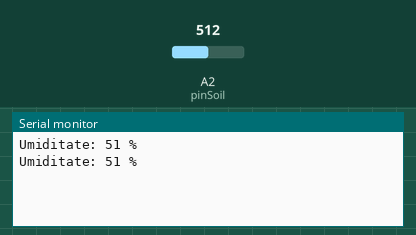
A sketch run on a simulated Arduino Uno, built with avr-gcc and run on an emulated ATmega328P. Shown: the last lines printed to the serial monitor. The test bench sets the inputs (shaded band); at power-on: A2 (pinSoil) = 512.

Above: at 1.8 s.
1.9 s: A2 (pinSoil) set to 716
At 2.8 s:
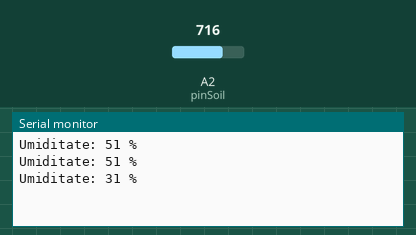
3.4 s: A2 (pinSoil) set to 900
At 4.6 s:
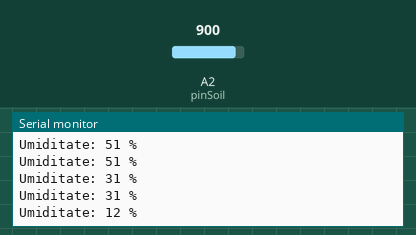
Timing chart, 0 to 6.4 s (numbered marks = the images above; inputs shaded):
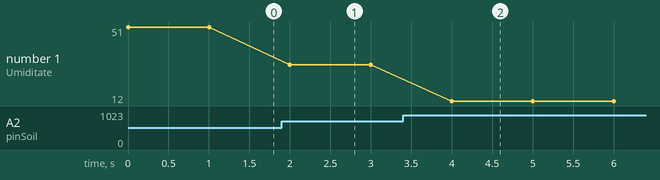

The sketch:

m19_SoilHumidityAnalog.ino
```cpp
int pinSoil  = A2;
float sensorValue = 0;
float valMin = 37; // se va schimba in etapa de calibrare
float valMax = 1023; // se va schimba in etapa de calibrare
float total;

void setup(){
  Serial.begin(9600);
}
float procentUmiditate(float x)
{
 float z = valMax - valMin;
 total = (((x-valMin) * 100 )/z ) - 100;
 total = abs(total);
return total;
}
void loop(){
  sensorValue = analogRead(pinSoil);
  //Serial.println(sensorValue);
  Serial.print("Umiditate: ");
  Serial.print((int)procentUmiditate(sensorValue));
  Serial.println(" %");
  delay(1000);
}
```

Measured:
- after the input at 1.9 s, the serial monitor: prints a new line after 0.10 s (image 1)
- after the input at 3.4 s, the serial monitor: prints a new line after 0.60 s (image 2)
- plotted number 1: 51 → 31 after the input at 1.9 s, 31 → 12 after the input at 3.4 s
